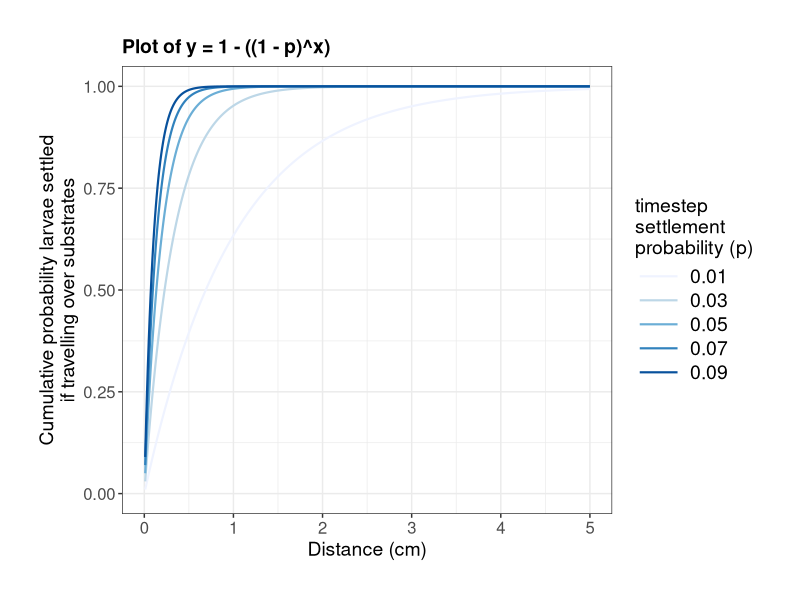

Reproduce this figure in R. (Note: this script raises an error after producing the figure.)

### Cumulative settlement probability plot

rm(list=ls())

library(ggplot2)
library(tidyr)

annastheme = theme_bw()+
  theme(legend.text=element_text(size=14),
        legend.title=element_text(size=14),
        legend.key.width=unit(1.2,"cm"),
        axis.title=element_text(size=14),
        axis.text = element_text(size = 12),
        title = element_text(size = 12),
        plot.title = element_text(size = 14, face = "bold"),
        plot.margin = margin(1, 1, 1, 1, "cm"),
        strip.text = element_text(size = 14, colour = "black"),
        strip.background = element_rect("white"))

### Define the function
calculate_y <- function(x, p) {
  return(1 - ((1 - p)^x))
}

### Generate timesteps
timesteps <- 1:3000

### Convert timesteps to unit of choice
units <- timesteps * 0.1 /10 #turn timesteps into seconds then turn seconds into centimentres

### Calculate y values for different p values
p_values <- c(0.01, 0.03, 0.05, 0.07, 0.09)
y_values <- sapply(p_values, function(p) calculate_y(timesteps, p))

### Create a data frame for ggplot
data <- data.frame(units = rep(units, length(p_values)),
                   y_values = as.vector(y_values),
                   p = rep(p_values, each = length(timesteps)))

### Plot using ggplot
plot<-ggplot(data, aes(x = units, y = y_values, color = factor(p))) +
  geom_line(size=0.75) +
  labs(x = "Distance (cm)", y = "Cumulative probability larvae settled\nif travelling over substrates",
       title = "Plot of y = 1 - ((1 - p)^x)",
       color = "timestep \nsettlement \nprobability (p)") +
  ylim(0, 1) +
  xlim(0,5) + #chop x-axis to see what's going on better
  annastheme

plot+ scale_color_brewer(palette = "Blues")

ggsave(paste("Cumulative settlement prob_days", ".png"), width = 7, height = 5.5)

### Specify file name
getwd()
filename <- "C:/Users/22797943/PhD/CHAPTER 1/Figures/Final/cumulative_plot.png"

### Specify size and resolution
width <- 7 # in inches
height <- 9 # in inches
dpi <- 600 # dots per inch (resolution)

### Save the plot in higher resolution
ggsave(filename, plot = plot, width = width, height = height, dpi = dpi)


